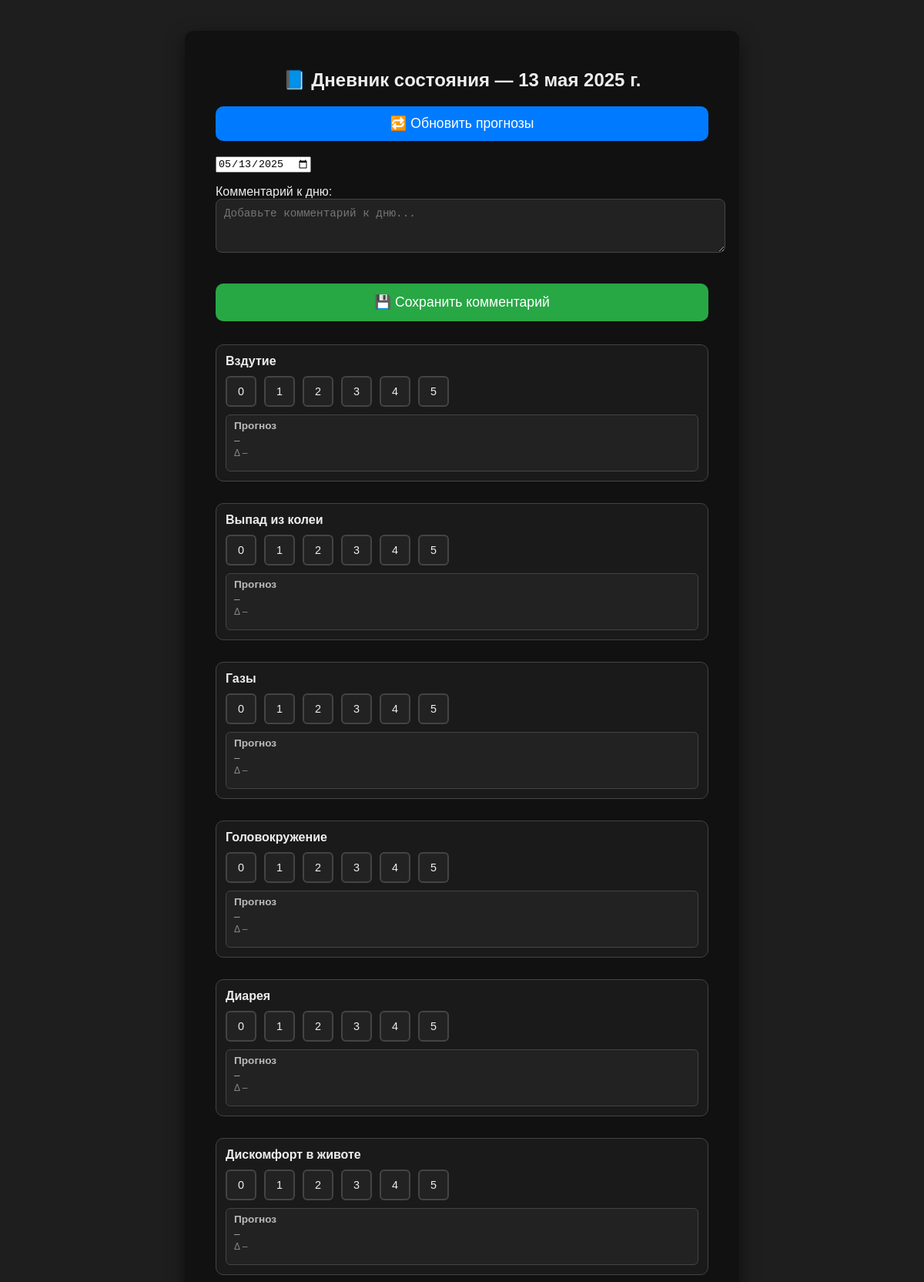
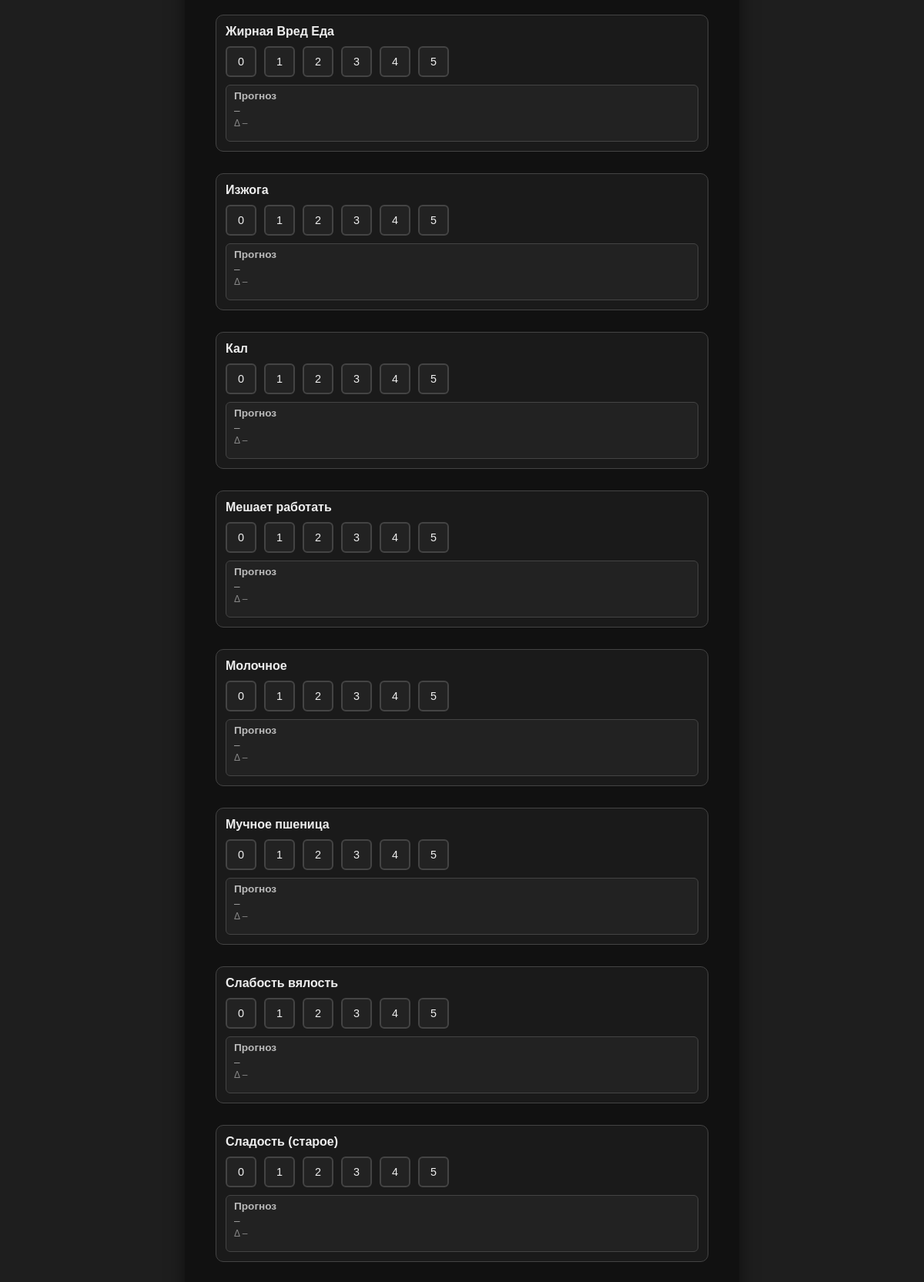
Screenshot of /add/ (upper part) with the database file from the repository (2 pictures, top to bottom).
### diary_analytic/models.py (models this page shows, shortened)
class Entry(models.Model):
    date = models.DateField(unique=True)
    comment = models.TextField(blank=True)

class Parameter(models.Model):
    key = models.CharField(max_length=100, unique=True)
    name = models.CharField(max_length=255)
    is_active = models.BooleanField(default=True)

### diary_analytic/views.py (the view, shortened to what this page needs)
# urls.py: path("add/", views.add_entry, name="add_entry"),
def add_entry(request: HttpRequest) -> HttpResponse:
    today_str = datetime.now().date().isoformat()  # Строка сегодняшней даты (например, "2025-05-12")
    selected_str = request.GET.get("date", today_str)  # Если нет ?date=, то подставляем сегодня
    try:
        selected_date = datetime.strptime(selected_str, "%Y-%m-%d").date()
        web_logger.debug(f"[add_entry] ✅ Получена дата из запроса: {selected_date}")
    except ValueError:
        selected_date = datetime.now().date()
        web_logger.warning(f"[add_entry] ⚠️ Некорректная дата '{selected_str}' — используем текущую: {selected_date}")
    entry, created = Entry.objects.get_or_create(date=selected_date)
    if created:
        web_logger.debug(f"[add_entry] 🆕 Создана новая запись Entry на дату: {selected_date}")
    else:
        web_logger.debug(f"[add_entry] 📄 Найдена запись Entry на дату: {selected_date}")
    form = EntryForm(instance=entry)
    web_logger.debug(f"[add_entry] 🧾 Инициализирована форма комментария для Entry ({selected_date})")
    parameters = Parameter.objects.filter(is_active=True).order_by("name")
    web_logger.debug(f"[add_entry] 📌 Загружено активных параметров: {parameters.count()}")
    entry_values = EntryValue.objects.filter(entry=entry).select_related("parameter")
    web_logger.debug(f"[add_entry] 🔍 SQL запрос: {entry_values.query}")
    values_map = {
        v.parameter.key: v.value
        for v in entry_values
    }
    web_logger.debug(f"[add_entry] 📊 Загружено параметров для Entry: {len(values_map)}")
    for key, value in values_map.items():
        web_logger.debug(f"[add_entry] 📌 Параметр {key}: значение {value} (тип: {type(value)})")
    for param in parameters:
        if param.key not in values_map:
            web_logger.debug(f"[add_entry] ⚠️ Параметр {param.key} не имеет значения в базе")
    web_logger.debug(f"[add_entry] 📤 Передаём данные в шаблон add_entry.html")
    return render(request, "diary_analytic/add_entry.html", {
        "form": form,                         # Форма комментария
        "parameters": parameters,             # Активные параметры
        "values_map": values_map,             # Словарь: { "toshn": 2.0, "ustalost": 1.0 }
        "selected_date": selected_date,       # Дата, для которой загружается дневник
        "today_str": today_str,               # Строка сегодняшней даты (для сравнения в шаблоне)
    })

### diary_analytic/forms.py
class EntryForm(forms.ModelForm):
    class Meta:
        model = Entry
        fields = ['comment']
        widgets = {
            'comment': forms.Textarea(attrs={
                'rows': 3,
                'placeholder': 'Добавьте комментарий к дню...',
                'class': 'form-control',
            })
        }
        labels = {
            'comment': 'Комментарий к дню',
        }

### diary_analytic/templatetags/diary_filters.py (called while the page is built)
@register.filter
def get(dictionary, key):
    value = dictionary.get(key)
    web_logger.debug(f"[template filter get] key={key}, value={value}, type={type(value)}")
    return value

### diary_analytic/templates/diary_analytic/add_entry.html (shortened to what this page needs)
{% load static %}
{% load diary_filters %}
{% load diary_tags %}
<!DOCTYPE html>
<html lang="ru">
<head>
</head>
<body>
  <div class="container">
    <h2>📘 Дневник состояния — {{ selected_date }}</h2>
    <button id="retrain-models-btn" type="button" style="width:100%;margin-bottom:20px;padding:12px;font-size:1.1em;background:#007bff;color:white;border:none;border-radius:10px;cursor:pointer;">🔁 Обновить прогнозы</button>
    <div class="date-selector">
      <input
        id="date-input"
        type="date"
        value="{{ selected_date|date:'Y-m-d' }}"
        onchange="window.location.href='?date='+encodeURIComponent(this.value)"
      />
    </div>
    <form method="post">
      {{ form.as_p }}
      <button type="submit">💾 Сохранить комментарий</button>
    </form>
    {% for param in parameters %}
      <div class="parameter-block" data-key="{{ param.key }}" data-param="{{ param.key }}">
        <div class="param-title">{{ param.name }}</div>
        <div class="rating-buttons">
          {% for i in "012345"|make_list %}
            <button class="value-button{% if values_map|get:param.key|stringformat:'g' == i %} selected{% endif %}" data-value="{{ i }}">{{ i }}</button>
          {% endfor %}
        </div>
        <div class="prediction-wrapper">
          <div class="prediction-block">
            <div class="prediction-title">Прогноз</div>
            <div class="predicted" id="predicted-{{ param.key }}">–</div>
            <div class="predicted-secondary" id="predicted-delta-{{ param.key }}">Δ –</div>
          </div>
        </div>
      </div>
    {% endfor %}
  </div>
</body>
</html>

### diary_analytic/templates/diary_analytic/add_entry.html (style rules this page uses)
body { font-family: sans-serif; background-color: #1e1e1e; color: #eee; padding: 40px 20px; margin: 0; }
.container { max-width: 640px; margin: 0 auto; background: #111; padding: 30px 40px; border-radius: 12px; box-shadow: 0 8px 24px rgba(0,0,0,0.5); }
h2 { text-align: center; margin-bottom: 20px; }
form { margin-bottom: 30px; }
textarea { width: 100%; padding: 10px; font-size: 1.1em; border: 1px solid #444; border-radius: 8px; resize: vertical; background: #222; color: #eee; }
button[type="submit"] { margin-top: 20px; padding: 14px; font-size: 1.1em; background-color: #28a745; color: white; border: none; border-radius: 10px; cursor: pointer; width: 100%; }
.parameter-block { margin-bottom: 28px; padding: 12px; border: 1px solid #444; border-radius: 10px; background-color: #1a1a1a; }
.param-title { font-weight: bold; margin-bottom: 10px; }
.rating-buttons { display: flex; gap: 10px; flex-wrap: wrap; margin-bottom: 8px; }
.value-button { width: 2.5rem; height: 2.5rem; font-size: 0.9em; border: 2px solid #444; border-radius: 6px; background: #222; color: #eee; cursor: pointer; transition: 0.2s ease; display: inline-flex; justify-content: center; align-items: center; }
.prediction-wrapper { display: flex; justify-content: space-between; gap: 12px; margin-top: 10px; }
.prediction-block { background: #222; border: 1px solid #444; border-radius: 6px; padding: 6px 10px; flex: 1; }
.prediction-title { font-weight: bold; font-size: 0.85em; margin-bottom: 4px; color: #bbb; }
.predicted { font-size: 0.85em; color: #aaa; margin-bottom: 2px; }
.predicted-secondary { font-size: 0.75em; color: #888; margin-bottom: 10px; }

### rows the page displays
Parameter: name "Вздутие", make_list "0" "1" "2" "3" "4" "5"
Parameter: name "Выпад из колеи", make_list "0" "1" "2" "3" "4" "5"
Parameter: name "Газы", make_list "0" "1" "2" "3" "4" "5"
Parameter: name "Головокружение", make_list "0" "1" "2" "3" "4" "5"
Parameter: name "Диарея", make_list "0" "1" "2" "3" "4" "5"
Parameter: name "Дискомфорт в животе", make_list "0" "1" "2" "3" "4" "5"
Parameter: name "Жирная Вред Еда", make_list "0" "1" "2" "3" "4" "5"
Parameter: name "Изжога", make_list "0" "1" "2" "3" "4" "5"
Parameter: name "Кал", make_list "0" "1" "2" "3" "4" "5"
Parameter: name "Мешает работать", make_list "0" "1" "2" "3" "4" "5"
Parameter: name "Молочное", make_list "0" "1" "2" "3" "4" "5"
Parameter: name "Мучное пшеница", make_list "0" "1" "2" "3" "4" "5"
Parameter: name "Слабость вялость", make_list "0" "1" "2" "3" "4" "5"
Parameter: name "Сладость (старое)", make_list "0" "1" "2" "3" "4" "5"

### other values shown
{{ selected_date }} "13 мая 2025 г."
